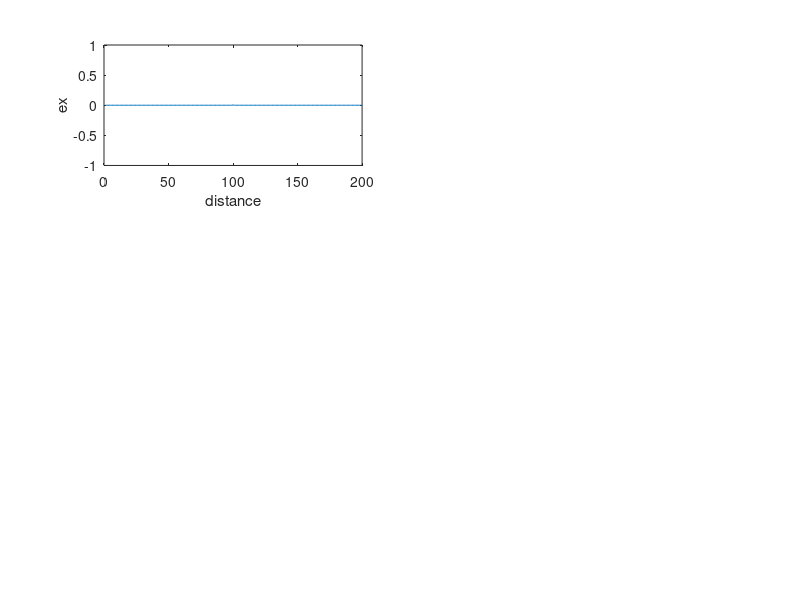

Write the MATLAB code that produced this figure. (Note: this script raises an error after producing the figure.)
%% Code Introduction
% 
% This MATLAB Script simulates a 1D electromagnetic field in the time 
% domain.
% 
% Created by Brian Wang
% ID: a1798086
% Date: 07/May/2022
% Last updated: 13/May/2022


%% Initialisation
clear;

figure('units','normalized','outerposition',[0 0 1 1]);

n = 150;   % Number of time steps.
                 n = 300;    % exploratory, just to see boundary.
time = [1:1:n];  % Vector of time.
time_index = 0; % initialised to 0.
k = 200;    % 200 spatial steps (length of 200 specified in pdf).

ex = zeros(1,k);  % Empty electric field
hy = zeros(1,k);  % Empty magnetic field

t_naught = 40;  % t_naught was a parameter in the original. 
p_l = 100;  % place of pulse

ex_max = 0;     % max ex value initialised to 0
hy_max = 0;     % max hy value initialised to 0

ex_max_vector = zeros(1, length(time));
hy_max_vector = zeros(1, length(time));
pulse_vector = zeros(1, length(time));


%% Magnetic and electric field calculations

for time_index = time

    % Calculating electric field
    ex(2:1:k) = ex(2:1:k) + 0.5*(hy(1:1:(k-1)) - hy(2:1:k));  
    ex_max = max(ex);
    ex_max_vector(time_index) = max(ex);

    pulse = exp(-0.5*((t_naught - time_index)/12)^2);  % Calculating pulse
    ex(p_l) = pulse;    % assigning pulse to middle of distance (100th element)
    pulse_vector(time_index) = pulse;

    % Calculating magnetic field
    hy(1:1:(k-1)) = hy(1:1:(k-1)) + 0.5*(ex(1:1:(k-1)) - ex(2:1:k));
    hy_max_vector(time_index) = max(hy);


    % E field plot at every point through time
    subplot(3,2,1); 
    plot([1:1:200],ex);     % Plotting the signal against time.
    xlabel('distance'); ylabel('ex');   % labelling.
    xlim([0, 200]);
    ylim([-1, 1]);
    title('Electric field at every point across time', ...
    'Brian Wang a1798086');    % Title 


    % H field plot at every point through time
    subplot(3,2,2); 
    plot([1:1:200],hy);     % Plotting the signal against time.
    xlabel('distance'); ylabel('hy');   % labelling.
    xlim([0, 200]);
    ylim([-1, 1]);
    title('Magnetic field at every point across time', ...
    'Brian Wang a1798086');    % Title


    % Max E through time plot
    subplot(3,2,3);
    scatter(time, ex_max_vector);     % Plotting the signal against time.
    xlabel('Time'); ylabel('max ex field');   % labelling.
    title('max ex plotted against time', ...
    'Brian Wang a1798086');    % Title
    xlim([0, 150]);
    ylim([-1, 1]);


    % Max H through time plot
    subplot(3,2,4); 
    scatter(time, hy_max_vector);     % Plotting the signal against time.
    xlabel('Time'); ylabel('max hy field');   % labelling.
    title('max hy plotted against time', ...
    'Brian Wang a1798086');    % Title 
    xlim([0, 150]);
    ylim([-1, 1]);

    

    % Signal plot
    subplot(3,2,5); 
    scatter(time, pulse_vector);     % Plotting the signal against time.
    xlabel('Time'); ylabel('pulse amplitude');   % labelling.
    grid on;    % grid
    title('Eletric field at every point across time', ...
    'Brian Wang a1798086');    % Title 

    pause(0.00001);

end


    %% Answers to Questions

%   Q1 Propagation direction and direction of the electric and magnetic fields?

%   A1 The propagation direction is in the z axis. Electric field is along the x direction. The magnetic field is along the y direction.
    


%   Q2 What happens at the end of the boundary?

%   A2 Both the electric and magnetic field gets reflected at the left and
%   right boundaries while signs are inversed. The signs are inversed
%   because when you start stepping backwards, the order of addition is
%   wrong way around. It makes sense propagating outwards but when going
%   the other direction, you should swap the k and k-1s around. If you
%   don't then you will get the negative of the actual reflection. Even
%   though there isn't supposed to be a reflection!! Thus, we need boundary
%   conditions.